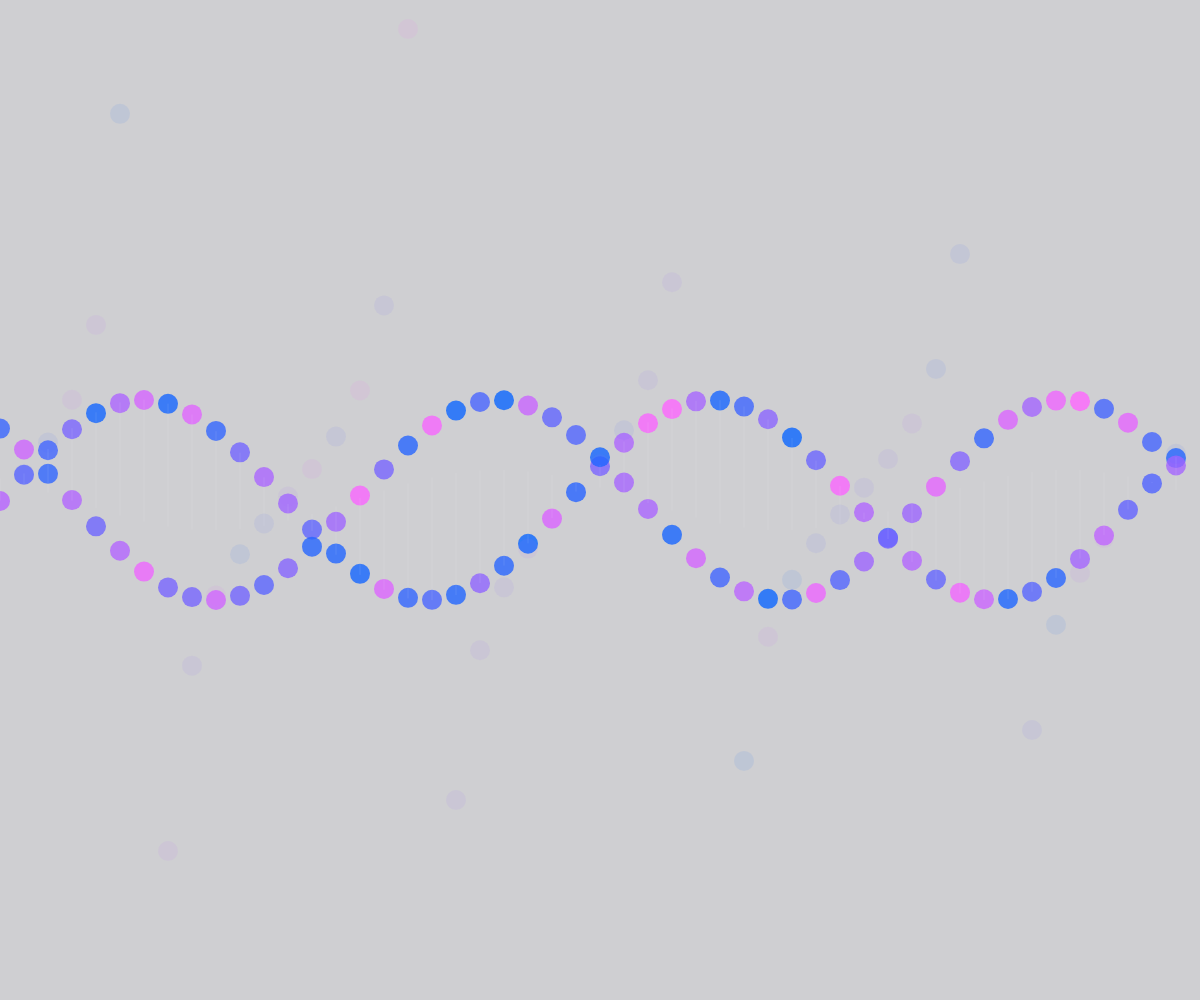
Frame 1 (no input)
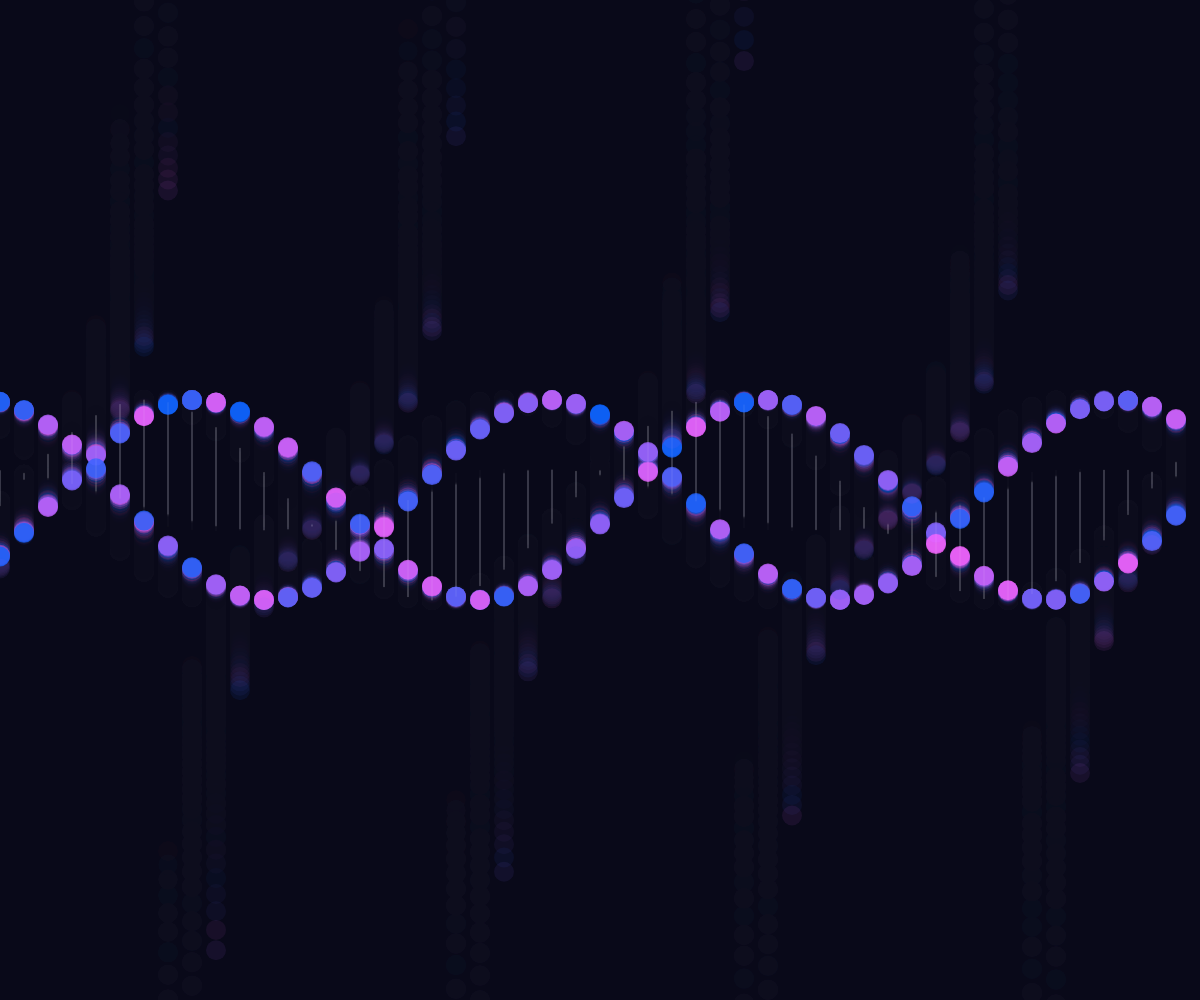
Frame 60 (no input)
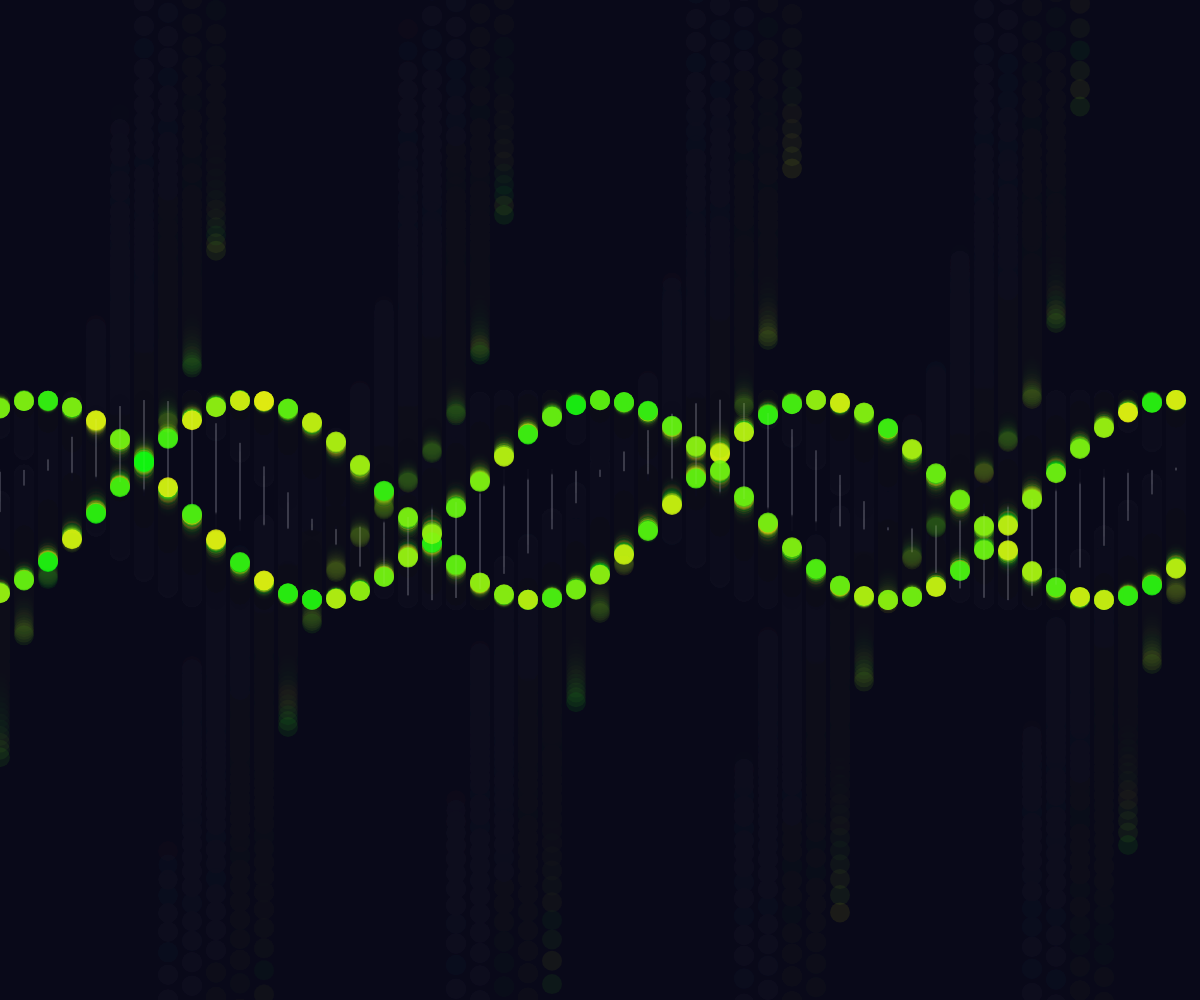
Frame 120 (the mouse pressed at the canvas centre since frame 60)

The p5.js sketch that drew these frames (run headless with seeded random() and noise() and a simulated clock; from frame 60 on, the mouse is pressed at the canvas centre):

// p5.js sketch
// ── sketch.js
var CircleNum 
var Diameter = 20

function setup() { 
  createCanvas(windowWidth, windowHeight);
  CircleNum = 50;

} 

function draw() { 
  background(15,15,30,50);
  
  for ( i = 0; i < CircleNum; i++) {
    var g = map(mouseX, 0, 640,100, 255);
  	var b = map(mouseX, 0, 640, 255, 0);
  	var x = i*(width)/(CircleNum);
		fill(random (0,255),g,b,200);
    noStroke();
  	ellipse(x,height/2+100*sin(50*i+frameCount/100),Diameter,Diameter);
    
  	var x2 = i*(width)/(CircleNum);
		fill(random (0,255),g,b,200);
    noStroke();
  	ellipse(x2,height/2+100*cos(PI*(3/4)+50*i+frameCount/100),Diameter,Diameter);
    
    strokeWeight(0.1);
    stroke(255);
    line(x,height/2+100*sin(50*i+frameCount/1000),
      x2,height/2+30*cos(PI*(3/4)+50*i+frameCount/100))
      
		var x3 = i*(width)/(CircleNum);
		fill(random (0,255),g,b,20);
		noStroke();
		ellipse(x3,height/2+100*tan(50*i+frameCount/100),Diameter,Diameter);
  	
  }
}
